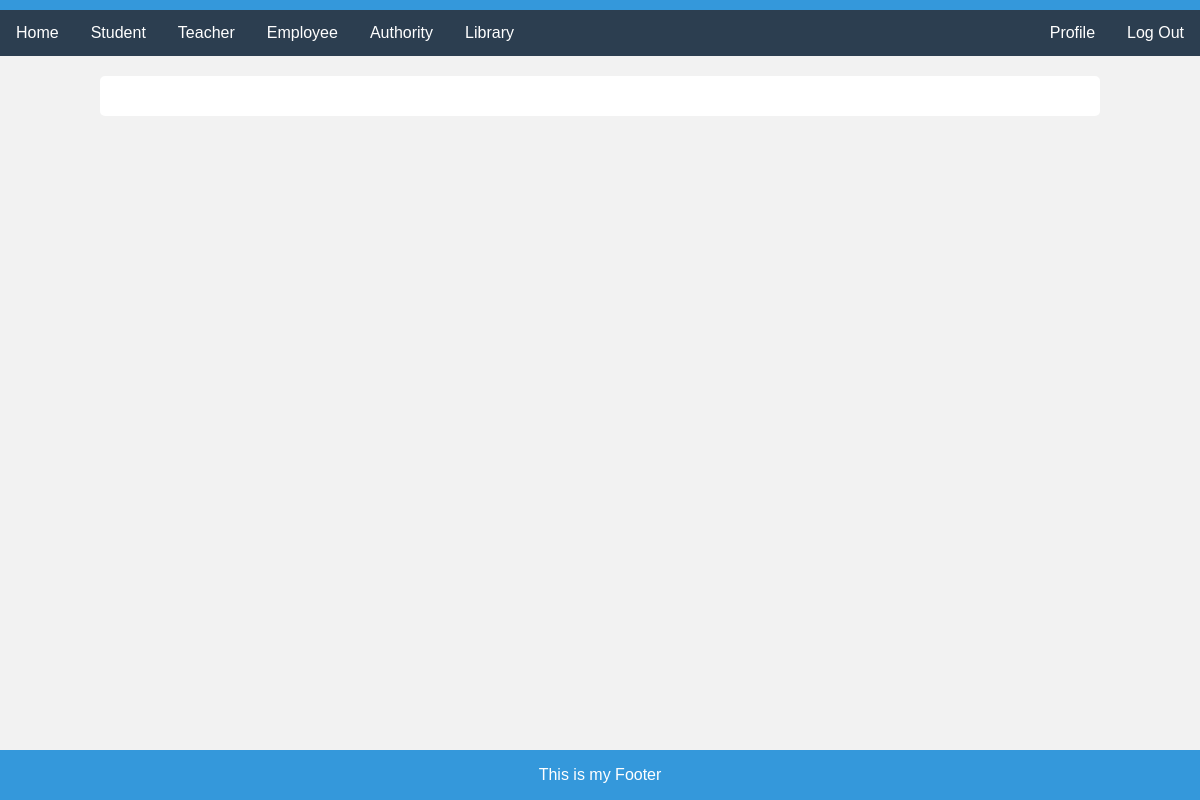
The app's page /editAuthority/11 (signed in), older data.
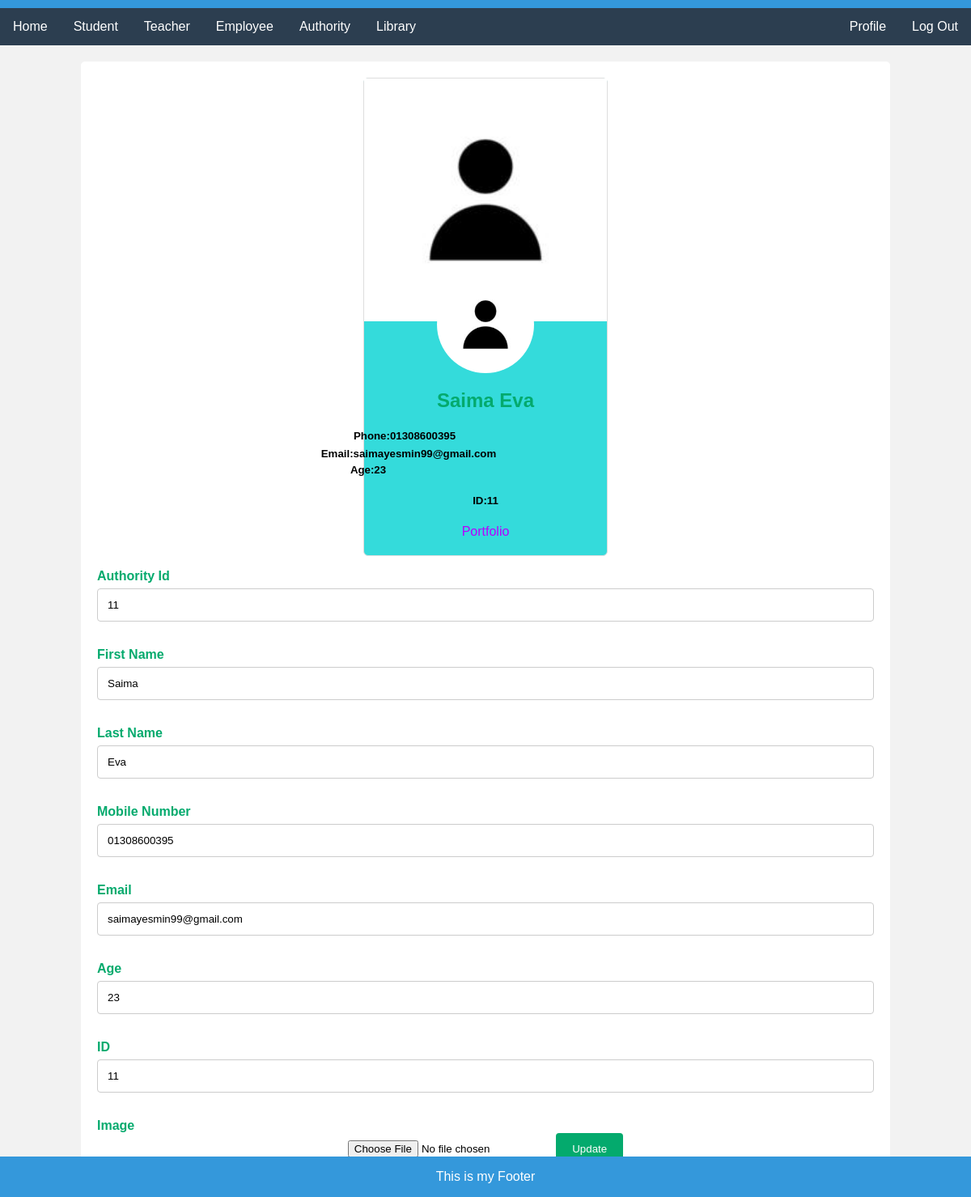
The same page, newer data.
### myApp/models.py (models this page shows, shortened)
class Authority(models.Model):
    First_Name=models.CharField(max_length=100, null=True)
    Last_Name=models.CharField(max_length=100, null=True)
    Mobile=models.CharField(max_length=100, null=True)
    Email=models.CharField(max_length=100, null=True)
    Age=models.CharField(max_length=100, null=True)
    ID=models.IntegerField(max_length=100, null=True)
    profile_pic=models.ImageField(upload_to="media/profile_pic",null=True)

### myProject/views.py (the view)
# urls.py: path('editAuthority/<str:myid>',editAuthority, name="editAuthority"),
@login_required
def editAuthority(request, myid):
    authority=Authority.objects.filter(id=myid)
    context={
        "authority":authority,
    }
    return render(request, "editAuthority.html", context)

### template/editAuthority.html (shortened to what this page needs)
{%extends "home.html"%}
{%block content%}
<div class="container">
    <form action="{% url 'updateauthority'%}" method='post' enctype="multipart/form-data">
        {% for i in authority %}
        <div class="card">
          <div class="card_cover">
            <img src="/media/{{i.profile_pic}}" alt="cove-photo">
          </div>
          <div class="card_img">
              <img src="/media/{{i.profile_pic}}" alt="user-image">
          </div>
          <div class="card_info">
                <h2>{{i.First_Name}} {{i.Last_Name}} </h2>
               <div class="p_e_box">
                <h5 class="phone">Phone:{{i.Mobile}}</h5>
                <h5 class="email">Email:{{i.Email}}</h5>
                <h5 class="Age">Age:{{i.Age}}</h5>
                <h5 class="ID">ID:{{i.ID}}</h5>
              </div>
              <a href="https://saimaeva.netlify.app/">Portfolio</a>
          </div>
      </div>
    <form>
      <label for="fname">Authority Id</label>
      <input type="text" id="fname" value="{{i.id}}" name="authorityid" placeholder="Your id..">
      <label for="fname">First Name</label>
      <input type="text" id="fname" value="{{i.First_Name}}" name="fname" placeholder="Your name..">
      <label for="lastname">Last Name</label>
      <input type="text" id="lastname" value="{{i.Last_Name}}" name="lname" placeholder="Your last name..">
      <label for="Mobile">Mobile Number</label>
      <input type="text" id="lname" value="{{i.Mobile}}" name="mobile" placeholder="Your mobile number..">
      <label for="email">Email</label>
      <input type="text" id="email" value="{{i.Email}}" name="email" placeholder="Your email..">
      <label for="age">Age</label>
      <input type="text" id="age" value="{{i.Age}}" name="age" placeholder="Your age..">
      <label for="ID">ID</label>
      <input type="text" id="ID" value="{{i.ID}}" name="ID" placeholder="Your ID..">
      <label for="image">Image</label>
      <input type="file" id="image" value="{{i.profile_pic}}" name="profile_pic" placeholder="Your image..">
      <input type="submit" value="Update">
      {% endfor %}
    </form>
  </div>
{%endblock%}

Row changes from the older to the newer data that the page shows:
added Authority: profile_pic (placeholder picture), First_Name "Saima", Last_Name "Eva", Mobile "01308600395", Email "saimayesmin99@gmail.com", Age "23", ID "11", authorityid "11", fname "Saima", lname "Eva", mobile "01308600395", email "saimayesmin99@gmail.com", age "23"
